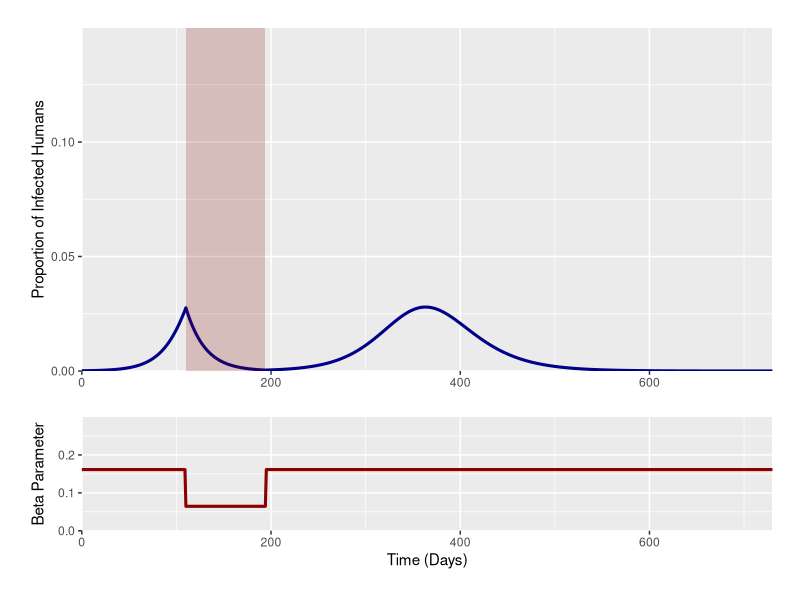

Source code (R):
rm(list=ls())
library("deSolve"); library("ggplot2"); library("cowplot")

GenTime <- function(T2, R0) {
  G = T2 * ((R0-1)/log(2))
  return(G)
}

#### SCENARIO 1 - Beta tatic Decrease #### 

betastatdecrease <- function(time, int_timestart, int_timeend) {
  ifelse((time >= int_timestart & time <= int_timeend),
         (1.5*(1/(GenTime(4.6,2.4))))*0.4,
         (1.5*(1/(GenTime(4.6,2.4)))))
}

SIR1 <- function(time, state, parameters) {
  with(as.list(c(state, parameters)), {
    dS = - betastatdecrease(time,int_timestart,int_timeend)*S*I
    dI = betastatdecrease(time,int_timestart,int_timeend)*S*I - mu*I
    dR = mu*I 
    dC = betastatdecrease(time,int_timestart,int_timeend)*S*I
    return(list(c(dS,dI,dR, dC)))
  })
}

init <- c(S = 0.9999, I = 0.0001, R = 0, C = 0)
times <- seq(0,730,by = 1)

trigday <- seq(1,200, by = 1)
stats <- data.frame(matrix(nrow = length(trigday), ncol = 4)); colnames(stats) <- c("TrigDay", "TimePeak", "PeakInf", "CumInf")

for(i in 1:length(trigday)) {
  parms = c(mu = 1/(GenTime(4.6,2.4)), int_timestart = trigday[i], int_timeend = trigday[i]+(12*7))
  out1 <- data.frame(ode(y = init, func = SIR1, times = times, parms = parms))
  stats[i,1] <- parms[2]
  stats[i,2] <- out1[,1][which(out1[,3] == max(out1[,3]))] #Time
  stats[i,3] <- out1[,3][which(out1[,3] == max(out1[,3]))] #No Inf
  stats[i,4] <- max(out1[,5]) 
  print(i/length(trigday))
}

stats[which.min(stats$PeakInf),]

parms = c(mu = 1/(GenTime(4.6,2.4)),
          int_timestart = as.numeric(stats[which.min(stats$PeakInf),][1]), 
          int_timeend = as.numeric(stats[which.min(stats$PeakInf),][1])+(12*7))

out1 <- data.frame(ode(y = init, func = SIR1, times = times, parms = parms))
out1$beta <- betastatdecrease(times, as.numeric(parms[2]), as.numeric(parms[3]))

#Plotting 

outdata1 <- rbind(data.frame("Compartment" = "Infec", "Times" = out1[,1], "Prev" = out1[,3]),
                  data.frame("Compartment" = "Susc", "Times" = out1[,1], "Prev" = out1[,2]),
                  data.frame("Compartment" = "Rec", "Times" = out1[,1], "Prev" = out1[,4]),
                  data.frame("Compartment" = "Cumulative", "Times" = out1[,1], "Prev" = out1[,5]),
                  data.frame("Compartment" = "Beta", "Times" = out1[,1], "Prev" = out1[,6]))

p11 <- ggplot(data = outdata1[outdata1$Compartment == "Infec",], aes(x = Times, y = Prev)) + geom_line(size = 1.05, col = "darkblue") +
  labs(y = "Proportion of Infected Humans") + scale_y_continuous(limits = c(0,0.15) ,  expand = c(0,0)) +
  theme(legend.position = "bottom", legend.title = element_blank(),
        legend.spacing.x = unit(0.3, 'cm'), legend.text=element_text(size=11), plot.margin=unit(c(0.7,0.7,0.8,0.8),"cm"), axis.title.x=element_blank()) +
  scale_x_continuous(expand = c(0, 0)) + annotate("rect", xmin = as.numeric(parms[2]), xmax = as.numeric(parms[3]), ymin = 0, ymax = 0.15, fill = "darkred", alpha = .2)

p21 <- ggplot(data = outdata1[outdata1$Compartment == "Beta",], aes(x = Times, y = Prev)) + geom_line(size = 1.05, col = "darkred") +
  labs(x ="Time (Days)", y = "Beta Parameter") + scale_y_continuous(limits = c(0,0.3) ,  expand = c(0,0)) +
  theme(legend.position = "bottom", legend.title = element_blank(),
        legend.spacing.x = unit(0.3, 'cm'), legend.text=element_text(size=11), plot.margin=unit(c(0.7,0.7,0.8,0.8),"cm")) +
  scale_x_continuous(expand = c(0, 0)) 

plot_grid(p11, NULL, p21, align = "v", nrow = 3, rel_heights = c(2, -0.15, 1))
